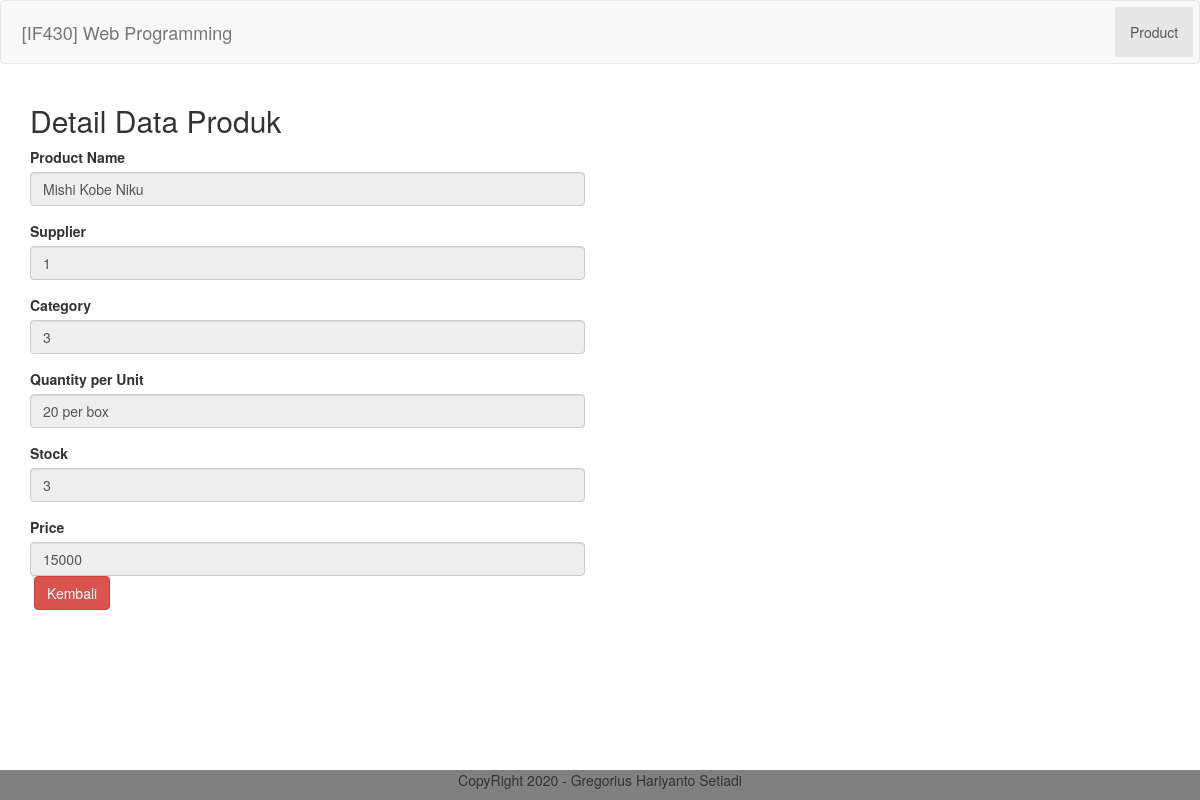
The app's page /product/detail/3 with its own data.
### tables this page shows
CREATE TABLE `product` (
  `id_product` int(11) NOT NULL,
  `product_name` varchar(200) NOT NULL,
  `qty_per_unit` varchar(200) NOT NULL,
  `price` int(11) NOT NULL,
  `stock` int(11) NOT NULL,
  `id_supplier` int(11) NOT NULL,
  `id_category` int(11) NOT NULL
);

### application/controllers/Product.php (called while the page is built, shortened)
<?php
class Product extends CI_Controller{
    public function __construct(){
        $this->load->model('Product_model');
        $this->load->library('form_validation');
    }
    public function detail($id){
        $data['judul']="Detail Judul Mahasiswa";
        $data['product']=$this->Product_model->getProductById($id);
        $this->load->view('templates/header', $data);
        $this->load->view('product/detail',$data);
        $this->load->view('templates/footer');
    }
}
?>

### index.php (called while the page is built, shortened)
<?php
require_once BASEPATH.'core/CodeIgniter.php';

### application/models/Product_model.php (called while the page is built, shortened)
<?php
class Product_model extends CI_model{
    public function getProductById($id){
        return $this->db->get_where('product',['id_product'=>$id])->row_array();
    }
}
?>

### application/views/product/detail.php (the view)
<div class="container">
    <div class="row mt-3">
        <div class="col-md-6">
        <h2>Detail Data Produk</h2>
            <form action="" method="post">
                <div class="form-group">
                    <label for="name">Product Name</label>
                    <input type="text" disabled class="form-control" id="nama"
                    name="nama" value="<?= $product['product_name']?>">
                </div>
                <div class="form-group">
                    <label for="sup">Supplier</label>
                    <input type="text" disabled class="form-control" id="nama"
                    name="nama" value="<?= $product['id_supplier']?>">
                </div>
                <div class="form-group">
                    <label for="sup">Category</label>
                    <input type="text" class="form-control" id="nama"
                    disabled name="nama" value="<?= $product['id_category']?>">
                </div>
                <div class="form-group">
                    <label for="name">Quantity per Unit</label>
                    <input type="text" disabled class="form-control" id="qpu" name="qpu" value="<?= $product['qty_per_unit']?>">
                </div>
                <div class="form-group">
                    <label for="name">Stock</label>
                    <input type="text" disabled class="form-control" id="stock" name="stock" value="<?= $product['stock']?>">
                </div>
                <div class="form-group">
                    <label for="name"> Price</label>
                    <input type="text" disabled class="form-control" id="harga" name="harga" value="<?= $product['price']?>">
                    <a href= "<?=base_url()?>product"type="submit" name="tambah" class="btn btn-danger">Kembali</a>
                </div>
            </form>
        </div>
    </div>
</div>

### assets/css/style.css (style rules this page uses)
.btn { margin-left: 4px; }

### records on screen
product: nama "Mishi Kobe Niku", nama "1", nama "3", qpu "20 per box", stock "3", harga "15000"
